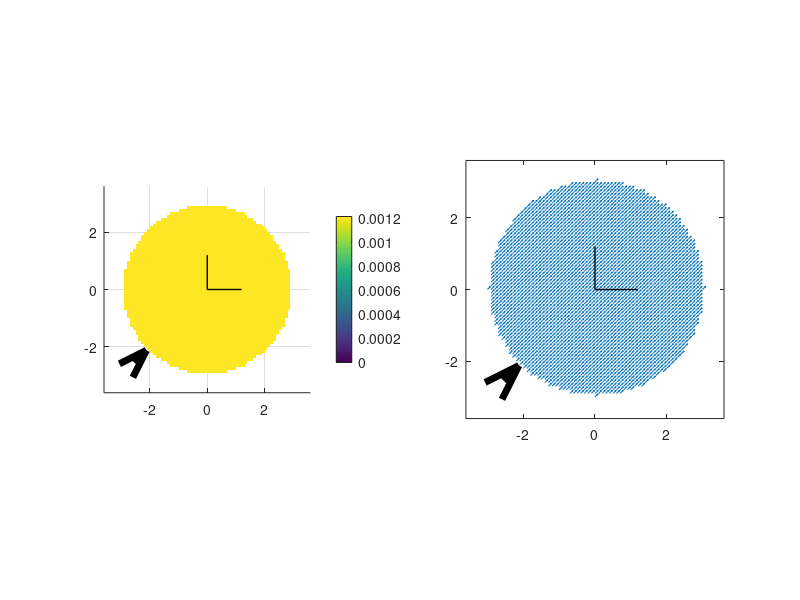

This chart was generated by the following MATLAB code: (Note: this script raises an error after producing the figure.)

% acoustics
c = 343;
rho_0 = 1.2;
Z_0 = c*rho_0;

% playback diameter for computations, in meters
D = 6;
% grid resolution, in meters
d = 0.1;
x = -D:d:D;
y = -D:d:D;
[X,Y] = meshgrid(x,y);
Z = zeros(size(X));
% spherical coords
[Azi,Elev,R] = cart2sph(X,Y,Z);

x_stack = X(:);
y_stack = Y(:);
r_stack = R(:);
azi_stack = Azi(:);
elev_stack = Elev(:);

%% signal params

t = 0; % time point
f = 200; % frequency
lambda = c/f; % wavelength
w = 2*pi*f; % angular frequency
k = w/c; % wavenumber
m0 = 1; % magnitude
phi0 = 0; % initial phase
a0 = m0.*exp(1i*phi0); % initial amplitude

dop = [pi/4 0]; % direction of propagation, azimuth/elevation
n_dop = [cos(dop(1))*cos(dop(2)) sin(dop(1))*cos(dop(2)) sin(dop(2))]; % unit vector of propagation
n_doa = -n_dop; % direction of arrival
[doa(1), doa(2)] = cart2sph(n_doa(1),n_doa(2),n_doa(3));

kr = k*r_stack;

cos_alpha = sin(doa(2))*sin(elev_stack) + cos(doa(2)).*cos(elev_stack(:)).*cos(doa(1)*ones(size(X(:)))-azi_stack);
order_max = ceil(exp(1)*k*(D/2)/2);

%% direct modeling - plane wave exp(jwt-jkr)

p_cmplx = a0*exp(1i* (w*t*ones(size(X)) - k* (n_dop(1)*X + n_dop(2)*Y))); % complex pressure field
v_cmplx = (1/Z_0)*repmat(p_cmplx,[1 1 3]).*cat(3, ones(size(X))*n_dop(1), ones(size(X))*n_dop(2), ones(size(X))*n_dop(3));
I_cmplx = (1/2)*repmat(p_cmplx,[1 1 3]).*conj(v_cmplx);
I_active = real(I_cmplx);
I_active_mag = sqrt(sum(I_active.^2,3));

% draw
I_active_mag(R>D/2) = Inf;
figure
subplot(1,2,1)
surf(X,Y,I_active_mag); colorbar
shading interp;
arrow1 = -1.2*D/2*n_dop; arrow2 = -D/2*n_dop; darrow = arrow2-arrow1;
hold on
quiver(arrow1(1),arrow1(2),darrow(1),darrow(2),0, 'linewidth',5,'color','k','maxheadsize',1);
axis equal
axis([-1.2*D/2 1.2*D/2 -1.2*D/2 1.2*D/2 -100 100]);
view(2)
line([0 D/5], [0 0], [2 2], 'Color','k','LineWidth', 1); % draw axes
line([0 0], [0 D/5], [2 2], 'Color','k','LineWidth', 1);

subplot(1,2,2)
Ix_active = I_active(:,:,1); Ix_active(R>D/2) = 0;
Iy_active = I_active(:,:,2); Iy_active(R>D/2) = 0;
Iz_active = I_active(:,:,3); Iz_active(R>D/2) = 0;
quiver(X,Y, Ix_active, Iy_active);
arrow1 = -1.2*D/2*n_dop; arrow2 = -D/2*n_dop; darrow = arrow2-arrow1;
hold on
quiver(arrow1(1),arrow1(2),darrow(1),darrow(2),0, 'linewidth',5,'color','k','maxheadsize',1);
axis equal
axis([-1.2*D/2 1.2*D/2 -1.2*D/2 1.2*D/2 -100 100]);
view(2)
line([0 D/5], [0 0], [2 2], 'Color','k','LineWidth', 1); % draw axes
line([0 0], [0 D/5], [2 2], 'Color','k','LineWidth', 1);

%% plane wave expansion

% pressure
radial_terms = zeros(length(X(:)), order_max+1);
for order=0:order_max
    jn = sph_besselj(order, kr);
    radial_terms(:, order+1) = 4*pi*1i^order*jn;
end
angular_terms = zeros(length(X(:)), order_max+1);
for degree=0:order_max
    temp = legendre(degree,cos_alpha);
    angular_terms(:,degree+1) = temp(1,:);
end
cp_stack = sum((ones(size(X(:)))*(2*(0:order_max)+1)).*radial_terms.*angular_terms,2)/(4*pi);
p_cmplx = reshape(cp_stack, size(X));

% velocity
radial_terms = zeros(length(X(:)), order_max+1);
% radial component
for order=0:order_max
    djn_r = dSphBesselj_fwd(order, kr);
    radial_terms(:, order+1) = 4*pi*1i^order*k*djn_r;
end
angular_terms = zeros(length(X(:)), order_max+1);
for degree=0:order_max
    temp = legendre(degree,cos_alpha);
    angular_terms(:,degree+1) = temp(1,:);
end
cv_r_stack = -1/(1i*k*Z_0)*sum((ones(size(X(:)))*(2*(0:order_max)+1)).*radial_terms.*angular_terms,2)/(4*pi);

% azimuthal component
radial_terms = zeros(length(X(:)), order_max+1);
for order=0:order_max
    jn_r = sph_besselj(order, kr);
    radial_terms(:, order+1) = 4*pi*1i^order*jn_r;
end
radial_terms = replicatePerOrder(radial_terms,2);
nDirs = length(azi_stack);
angular_terms = (ones(nDirs,1)*getSH(order_max,[doa(1) pi/2-doa(2)],'real')) .* ...
                get_dRSH_phi(order_max,[azi_stack pi/2-elev_stack]);
cv_phi_stack = -1/(1i*k*Z_0)* (1./(r_stack.*sin(pi/2-elev_stack))) .* sum(radial_terms.*angular_terms,2);

% polar component
radial_terms = zeros(length(X(:)), order_max+1);
for order=0:order_max
    jn_r = sph_besselj(order, kr);
    radial_terms(:, order+1) = 4*pi*1i^order*jn_r;
end
radial_terms = replicatePerOrder(radial_terms,2);
nDirs = length(azi_stack);
angular_terms = (ones(nDirs,1)*getSH(order_max,[doa(1) pi/2-doa(2)],'real')) .* ...
                get_dRSH_theta(order_max,[azi_stack pi/2-elev_stack]);
cv_theta_stack = -1/(1i*k*Z_0)* (1./r_stack) .* sum(radial_terms.*angular_terms,2);

% convert to cartesian coordinates
cv_x_stack = sin(pi/2-elev_stack).*cos(azi_stack).*cv_r_stack + ...
             cos(pi/2-elev_stack).*cos(azi_stack).*cv_theta_stack - ...
             sin(azi_stack).*cv_phi_stack;
cv_y_stack = sin(pi/2-elev_stack).*sin(azi_stack).*cv_r_stack + ...
             cos(pi/2-elev_stack).*sin(azi_stack).*cv_theta_stack + ...
             cos(azi_stack).*cv_phi_stack;
cv_z_stack = cos(pi/2-elev_stack).*cv_r_stack - ...
             sin(pi/2-elev_stack).*cv_theta_stack;

cv_x = reshape(cv_x_stack, size(X));
cv_y = reshape(cv_y_stack, size(X));
cv_z = reshape(cv_z_stack, size(X));        
         
v_cmplx = cat(3, cv_x, cv_y, cv_z);
I_cmplx = (1/2)*repmat(p_cmplx,[1 1 3]).*conj(v_cmplx);
I_active = real(I_cmplx);
I_active_mag = sqrt(sum(I_active.^2,3));

% draw
I_active_mag(R>D/2) = Inf;
figure
subplot(1,2,1)
surf(X,Y,I_active_mag); colorbar
shading interp;
arrow1 = -1.2*D/2*n_dop; arrow2 = -D/2*n_dop; darrow = arrow2-arrow1;
hold on
quiver(arrow1(1),arrow1(2),darrow(1),darrow(2),0, 'linewidth',5,'color','k','maxheadsize',1);
axis equal
axis([-1.2*D/2 1.2*D/2 -1.2*D/2 1.2*D/2 -100 100]);
view(2)
line([0 D/5], [0 0], [2 2], 'Color','k','LineWidth', 1); % draw axes
line([0 0], [0 D/5], [2 2], 'Color','k','LineWidth', 1);

subplot(1,2,2)
Ix_active = I_active(:,:,1); Ix_active(R>D/2) = 0;
Iy_active = I_active(:,:,2); Iy_active(R>D/2) = 0;
Iz_active = I_active(:,:,3); Iz_active(R>D/2) = 0;
quiver(X,Y, Ix_active, Iy_active);
arrow1 = -1.2*D/2*n_dop; arrow2 = -D/2*n_dop; darrow = arrow2-arrow1;
hold on
quiver(arrow1(1),arrow1(2),darrow(1),darrow(2),0, 'linewidth',5,'color','k','maxheadsize',1);
axis equal
axis([-1.2*D/2 1.2*D/2 -1.2*D/2 1.2*D/2 -100 100]);
view(2)
line([0 D/5], [0 0], [2 2], 'Color','k','LineWidth', 1); % draw axes
line([0 0], [0 D/5], [2 2], 'Color','k','LineWidth', 1);

%% spherical scatterer - plane wave

% scatterer radius
r_scat = 1;
kr_scat = k*r_scat;

% pressure
radial_terms = zeros(length(X(:)), order_max+1);
for order=0:order_max
    jn = sph_besselj(order, kr);
    jnprime = dsph_besselj(order, kr_scat);
    hn = sph_hankel2(order, kr);
    hnprime = dsph_hankel2(order, kr_scat);
    radial_terms(:, order+1) = 4*pi*1i^order * (jn-(jnprime./hnprime).*hn);
end
angular_terms = zeros(length(X(:)), order_max+1);
for degree=0:order_max
    temp = legendre(degree,cos_alpha);
    angular_terms(:,degree+1) = temp(1,:);
end
cp_stack = sum((ones(size(X(:)))*(2*(0:order_max)+1)).*radial_terms.*angular_terms,2)/(4*pi);
cp_stack(r_stack<r_scat) = Inf;
p_cmplx = reshape(cp_stack, size(X));

% velocity
radial_terms = zeros(length(X(:)), order_max+1);
% radial component
for order=0:order_max
    djn_r = dsph_besselj(order, kr);
    djn_scat = dsph_besselj(order, kr_scat);
    dhn_r = dsph_hankel2(order, kr);
    dhn_scat = dsph_hankel2(order, kr_scat);
    radial_terms(:, order+1) = 4*pi*1i^order*k* (djn_r-(djn_scat./dhn_scat).*dhn_r);
end
angular_terms = zeros(length(X(:)), order_max+1);
for degree=0:order_max
    temp = legendre(degree,cos_alpha);
    angular_terms(:,degree+1) = temp(1,:);
end
cv_r_stack = -1/(1i*k*Z_0)*sum((ones(size(X(:)))*(2*(0:order_max)+1)).*radial_terms.*angular_terms,2)/(4*pi);

% azimuthal component
radial_terms = zeros(length(X(:)), order_max+1);
for order=0:order_max
    jn_r = sph_besselj(order, kr);
    djn_scat = dsph_besselj(order, kr_scat);
    hn_r = sph_hankel2(order, kr);
    dhn_scat = dsph_hankel2(order, kr_scat);
    radial_terms(:, order+1) = 4*pi*1i^order * (jn_r-(djn_scat./dhn_scat).*hn_r);
end
radial_terms = replicatePerOrder(radial_terms,2);
nDirs = length(azi_stack);
angular_terms = (ones(nDirs,1)*getSH(order_max,[doa(1) pi/2-doa(2)],'real')) .* ...
                get_dRSH_phi(order_max,[azi_stack pi/2-elev_stack]);
cv_phi_stack = -1/(1i*k*Z_0)* (1./(r_stack.*sin(pi/2-elev_stack))) .* sum(radial_terms.*angular_terms,2);

% polar component
radial_terms = zeros(length(X(:)), order_max+1);
for order=0:order_max
    jn_r = sph_besselj(order, kr);
    djn_scat = dsph_besselj(order, kr_scat);
    hn_r = sph_hankel2(order, kr);
    dhn_scat = dsph_hankel2(order, kr_scat);
    radial_terms(:, order+1) = 4*pi*1i^order * (jn_r-(djn_scat./dhn_scat).*hn_r);
end
radial_terms = replicatePerOrder(radial_terms,2);
nDirs = length(azi_stack);
angular_terms = (ones(nDirs,1)*getSH(order_max,[doa(1) pi/2-doa(2)],'real')) .* ...
                get_dRSH_theta(order_max,[azi_stack pi/2-elev_stack]);
cv_theta_stack = -1/(1i*k*Z_0)* (1./r_stack) .* sum(radial_terms.*angular_terms,2);

% convert to cartesian coordinates
cv_x_stack = sin(pi/2-elev_stack).*cos(azi_stack).*cv_r_stack + ...
             cos(pi/2-elev_stack).*cos(azi_stack).*cv_theta_stack - ...
             sin(azi_stack).*cv_phi_stack;
cv_y_stack = sin(pi/2-elev_stack).*sin(azi_stack).*cv_r_stack + ...
             cos(pi/2-elev_stack).*sin(azi_stack).*cv_theta_stack + ...
             cos(azi_stack).*cv_phi_stack;
cv_z_stack = cos(pi/2-elev_stack).*cv_r_stack - ...
             sin(pi/2-elev_stack).*cv_theta_stack;

cv_x = reshape(cv_x_stack, size(X));
cv_y = reshape(cv_y_stack, size(X));
cv_z = reshape(cv_z_stack, size(X));        
         
v_cmplx = cat(3, cv_x, cv_y, cv_z);
I_cmplx = (1/2)*repmat(p_cmplx,[1 1 3]).*conj(v_cmplx);
I_active = real(I_cmplx);
I_active_mag = sqrt(sum(I_active.^2,3));

% draw
I_active_mag(R>D/2) = Inf;
I_active_mag(R<r_scat) = Inf;
figure
subplot(1,2,1)
surf(X,Y,I_active_mag); colorbar
shading interp;
arrow1 = -1.2*D/2*n_dop; arrow2 = -D/2*n_dop; darrow = arrow2-arrow1;
hold on
quiver(arrow1(1),arrow1(2),darrow(1),darrow(2),0, 'linewidth',5,'color','k','maxheadsize',1);
axis equal
axis([-1.2*D/2 1.2*D/2 -1.2*D/2 1.2*D/2 -100 100]);
view(2)
line([0 D/5], [0 0], [2 2], 'Color','k','LineWidth', 1); % draw axes
line([0 0], [0 D/5], [2 2], 'Color','k','LineWidth', 1);
% draw scatterer
rectangle('Position',[-r_scat -r_scat 2*r_scat 2*r_scat],'Curvature',[1 1],'FaceColor',[0 0 0])

subplot(1,2,2)
Ix_active = I_active(:,:,1); Ix_active(R>D/2) = 0; Ix_active(R<r_scat) = 0;
Iy_active = I_active(:,:,2); Iy_active(R>D/2) = 0; Iy_active(R<r_scat) = 0;
Iz_active = I_active(:,:,3); Iz_active(R>D/2) = 0; Iz_active(R<r_scat) = 0;
quiver(X,Y, Ix_active, Iy_active);
arrow1 = -1.2*D/2*n_dop; arrow2 = -D/2*n_dop; darrow = arrow2-arrow1;
hold on
quiver(arrow1(1),arrow1(2),darrow(1),darrow(2),0, 'linewidth',5,'color','k','maxheadsize',1);
axis equal
axis([-1.2*D/2 1.2*D/2 -1.2*D/2 1.2*D/2 -100 100]);
view(2)
line([0 D/5], [0 0], [2 2], 'Color','k','LineWidth', 1); % draw axes
line([0 0], [0 D/5], [2 2], 'Color','k','LineWidth', 1);
% draw scatterer
rectangle('Position',[-r_scat -r_scat 2*r_scat 2*r_scat],'Curvature',[1 1],'FaceColor',[0 0 0])
